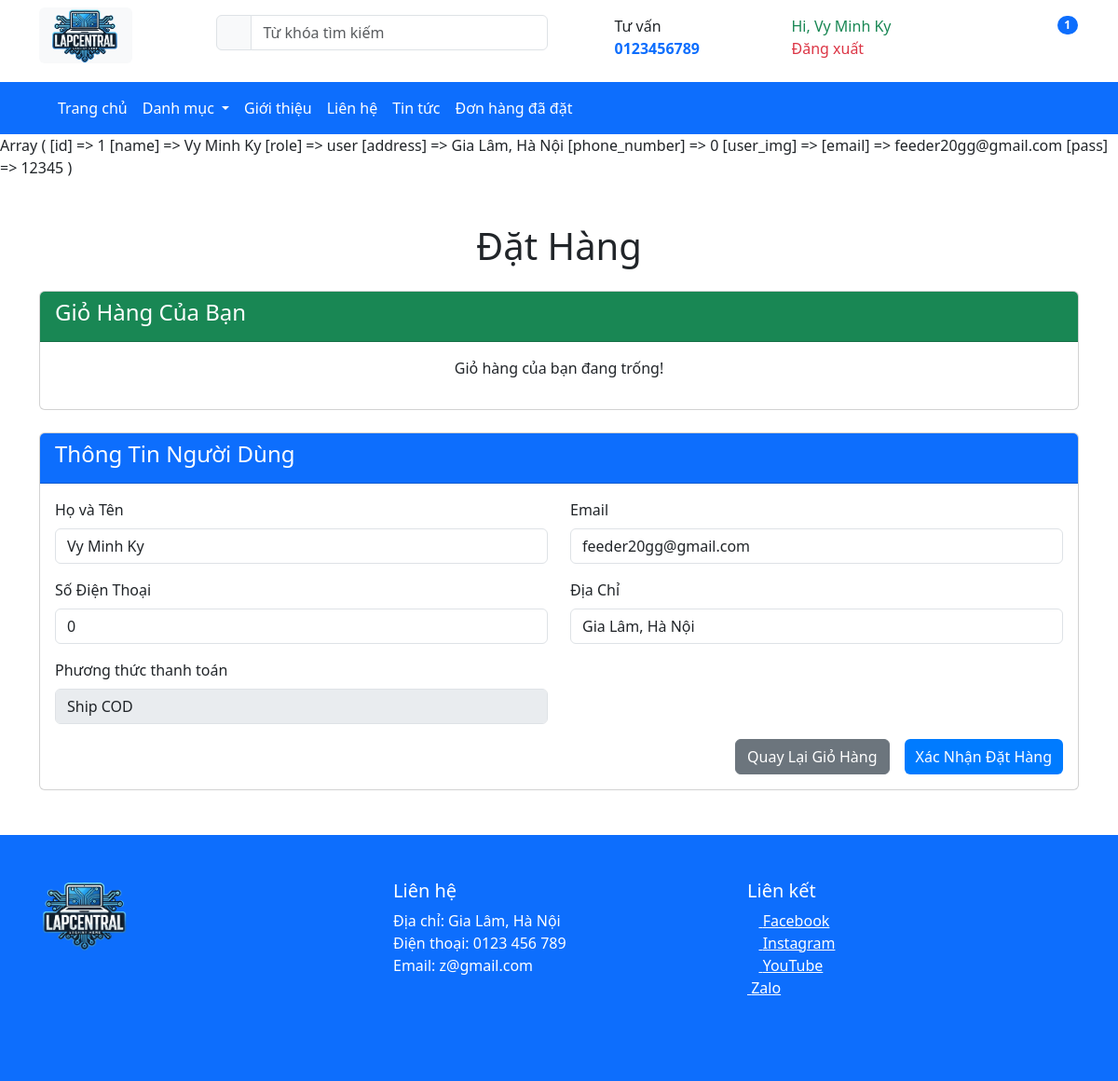
/index.php?act=info_order (signed in), run on the app's committed database.
### tables this page shows
CREATE TABLE `users` (
  `id` int(5) NOT NULL,
  `name` varchar(200) NOT NULL,
  `role` enum('admin','user') NOT NULL DEFAULT 'user',
  `address` varchar(200) NOT NULL,
  `phone_number` int(15) NOT NULL,
  `user_img` varchar(200) DEFAULT NULL,
  `email` varchar(100) NOT NULL,
  `pass` varchar(100) NOT NULL
);

### model/pdo.php (called while the page is built, shortened)
<?php
    function connect() {
        $servername = "localhost";
        $username = "root";
        $password = "";
        try {
        $conn = new PDO("mysql:host=$servername;dbname=du_an_1_n2", $username, $password);
        $conn->setAttribute(PDO::ATTR_ERRMODE, PDO::ERRMODE_EXCEPTION);
        return $conn;
        } catch(PDOException $e) {
        echo "Connection failed: " . $e->getMessage();
        }
    }
    function select_one($sql){
        $conn=connect();
        $stmt=$conn->prepare($sql);
        $stmt->execute();
        $value=$stmt->fetch(pdo::FETCH_ASSOC);
        return $value;
    }

### model/info_order.php (called while the page is built, shortened)
<?php
    function select_infoUser($id) {
        $sql="SELECT*FROM USERS WHERE ID=$id";
        return select_one($sql);
    }

### user/info_order.php (the view, shortened to what this page needs)
<div class="container mt-5">
        <h1 class="mb-4 text-center">Đặt Hàng</h1>
        <div class="card mb-4">
            <div class="card-header bg-success text-white">
                <h4>Giỏ Hàng Của Bạn</h4>
            </div>
            <div class="card-body">
                <?php if (!empty($list_cart) && count($list_cart) > 0): ?>
                    <?php $total_all = 0; ?>
                    <table class="table table-bordered table-hover">
                        <thead class="table-secondary">
                            <tr>
                                <th>#</th>
                                <th>Hình Ảnh</th>
                                <th>Tên Sản Phẩm</th>
                                <th>Ram</th>
                                <th>Giá</th>
                                <th>Số Lượng</th>
                                <th>Tổng Tiền</th>
                            </tr>
                        </thead>
                        <tbody>
                            <?php foreach ($list_cart as $index => $item): ?>
                                <?php
                                    $total = $item['price_variant'] * $item['amount_buy'];
                                    $total_all += $total;
                                ?>
                                <tr>
                                    <td><?php echo $index + 1; ?></td>
                                    <td>
                                        <img src="<?php echo $item['img_url']; ?>" alt="Product Image" class="img-thumbnail" style="width: 100px; height: auto;">
                                    </td>
                                    <td><?php echo $item['name_products']; ?></td>
                                    <td><?php echo $item['ram_name']; ?></td>
                                    <td><?php echo number_format($item['price_variant'], 0, ',', '.'); ?> VND</td>
                                    <td><?php echo $item['amount_buy']; ?></td>
                                    <td><?php echo number_format($total, 0, ',', '.'); ?> VND</td>
                                </tr>
                            <?php endforeach; ?>
                        </tbody>
                        <tfoot>
                            <tr>
                                <td colspan="6" class="text-end fw-bold">Tổng Cộng:</td>
                                <td class="text-start fw-bold"><?php echo number_format($total_all, 0, ',', '.'); ?> VND</td>
                            </tr>
                        </tfoot>
                    </table>
                <?php else: ?>
                    <p class="text-center">Giỏ hàng của bạn đang trống!</p>
                <?php endif; ?>
            </div>
        </div>
        <div class="card mb-4">
            <div class="card-header bg-primary text-white">
                <h4>Thông Tin Người Dùng</h4>
            </div>
            <div class="card-body">
                <form action="?act=order" method="POST">
                    <div class="row mb-3">
                        <div class="col-md-6">
                            <label for="fullname" class="form-label">Họ và Tên</label>
                            <input type="text" class="form-control" id="fullname" name="fullname" value="<?php echo $info_user['name']; ?>" required>
                        </div>
                        <div class="col-md-6">
                            <label for="email" class="form-label">Email</label>
                            <input type="email" class="form-control" id="email" name="email" value="<?php echo $info_user['email']; ?>" required>
                        </div>
                    </div>
                    <div class="row mb-3">
                        <div class="col-md-6">
                            <label for="phone" class="form-label">Số Điện Thoại</label>
                            <input type="text" class="form-control" id="phone" name="phone" value="<?php echo $info_user['phone_number']; ?>" required>
                        </div>
                        <div class="col-md-6">
                            <label for="address" class="form-label">Địa Chỉ</label>
                            <input type="text" class="form-control" id="address" name="address" value="<?php echo $info_user['address']; ?>" required>
                        </div>
                    </div>
                    <div class="row mb-3">
                        <div class="col-md-6">
                            <label for="phone" class="form-label">Phương thức thanh toán</label>
                            <input type="text" class="form-control" id="phone" name="phone" value="Ship COD" disabled>
                        </div>
                    </div>
                    <div class="d-flex justify-content-end">
            <a href="cart.php" class="btn btn-secondary me-3">Quay Lại Giỏ Hàng</a>
            <button onclick="return confirm('Xác nhận đặt hàng')" name="submit" value="submit" type="submit" class="btn btn-primary">Xác Nhận Đặt Hàng</button>
        </div>
                </form>
            </div>
        </div>
    </div>

### user/layout/header.php (style rules this page uses)
.card { display: flex; flex-direction: column; }
.card-body { flex-grow: 1; }
.btn-primary { background-color: #007bff; border: none; }

### data on the page
users: fullname "Vy Minh Ky", email "feeder20gg@gmail.com", phone "0", address "Gia Lâm, Hà Nội"

### other printed values
$name_user "Vy Minh Ky"
$count "1"
